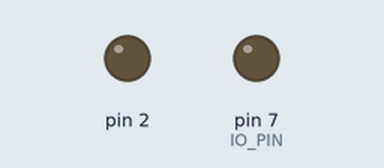
Recording of a sketch running on a simulated Arduino Uno, built with avr-gcc and run on an emulated ATmega328P. Shown: output pins drawn as LEDs (lit = HIGH). Pins used as bus, display or sensor lines are not drawn.

Above: at 0.1 s.
At 5.1 s:
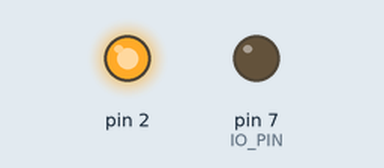
Timing chart, 0 to 6.6 s (numbered marks = the images above):
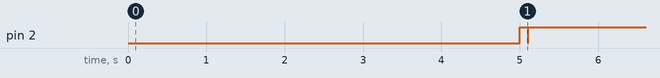

The sketch:

GETCHALLENGEAPDU_4_.ino
```cpp
#include <avr/io.h>
#include <Arduino.h>

#define RST_PIN 8  // Define the RST pin
#define IO_PIN 7   // Define the IO pin
#define CLK_PIN 9  // Define the clock pin
#define VCC_PIN 10 // Define the VCC pin

// Define the APDU command you want to send
const uint8_t apduCommand[] = {
  0x00, 0x84, 0x00, 0x00, 0x04
};

const unsigned int etu = 186; // Define ETU as 186 microseconds

void setup() {
  pinMode(2, OUTPUT);
  digitalWrite(2, LOW);
  initialize();
  digitalWrite(2, HIGH);
  waitForATR();
  delay(100);
  digitalWrite(2, LOW);
  sendAPDU();
  digitalWrite(2, HIGH);
  receiveAPDU();
}

void loop() {
  // Main loop can be empty as we are doing everything in setup for this example
}

void initialize() {
  // Set the pins as output
  pinMode(CLK_PIN, OUTPUT);
  pinMode(RST_PIN, OUTPUT);
  pinMode(IO_PIN, OUTPUT);
  pinMode(VCC_PIN, OUTPUT);

  // Initially set all pins to LOW
  digitalWrite(CLK_PIN, LOW);
  digitalWrite(RST_PIN, LOW);
  digitalWrite(IO_PIN, LOW);
  digitalWrite(VCC_PIN, LOW);

  // Keep all pins low for 5 seconds
  delay(5000);

  // Power on the VCC pin
  digitalWrite(VCC_PIN, HIGH);

  // Generate the clock signal
  startClock();

  // Wait for a short time before changing IO pin mode
  delayMicroseconds(70);
  pinMode(IO_PIN, INPUT);

  // Keep RST low for 140us (time to wait before setting RST high)
  delayMicroseconds(140);

  // Set RST high
  digitalWrite(RST_PIN, HIGH);

  // Wait for ATR (Assuming the card is now ready for communication)
  //delay(50); // 50 milliseconds to ensure the card is ready
}

void waitForATR() {
}

void sendAPDU() {
  pinMode(IO_PIN, OUTPUT);

  // Send APDU command
  for (uint8_t i = 0; i < sizeof(apduCommand); i++) {
    sendByte(apduCommand[i]);
  }
}

void receiveAPDU() {
  pinMode(IO_PIN, INPUT);
  // Implement reading logic here to receive data from the eSIM
}

void startClock() {
  // Configure Timer1 to generate a clock signal
  TCCR1A = 0;
  TCCR1B = 0;
  TCNT1 = 0;

  // Toggle OC1A on Compare Match
  TCCR1A |= (1 << COM1A0);

  // CTC mode
  TCCR1B |= (1 << WGM12);

  // Set compare match register for 2MHz (assuming 16MHz clock)
  OCR1A = 3;

  // No prescaler
  TCCR1B |= (1 << CS10);

  // Set the pin mode for the clock output
  pinMode(CLK_PIN, OUTPUT);
}

void sendByte(uint8_t data) {
  uint8_t parity = calculateParity(data);

  // Send the start bit (always low)
  digitalWrite(IO_PIN, LOW);
  delayMicroseconds(etu);  // Delay for one ETU (186 us)

  // Send data bits
  for (int i = 0; i < 8; i++) {
    bool bit = (data >> i) & 0x01;
    digitalWrite(IO_PIN, bit);
    delayMicroseconds(etu);  // Delay for one ETU (186 us)
  }

  // Send parity bit
  digitalWrite(IO_PIN, parity);
  delayMicroseconds(etu);  // Delay for one ETU (186 us)

  // Send stop bits (always high)
  digitalWrite(IO_PIN, HIGH);
  delayMicroseconds(etu);  // Delay for one ETU (186 us)
  digitalWrite(IO_PIN, HIGH);
  delayMicroseconds(etu);  // Delay for one ETU (186 us)

}

uint8_t calculateParity(uint8_t data) {
  uint8_t onesCount = 0;
  for (int i = 0; i < 8; i++) {
    onesCount += (data >> i) & 0x01;
  }
  return (onesCount % 2 == 1) ? HIGH : LOW;
}
```
